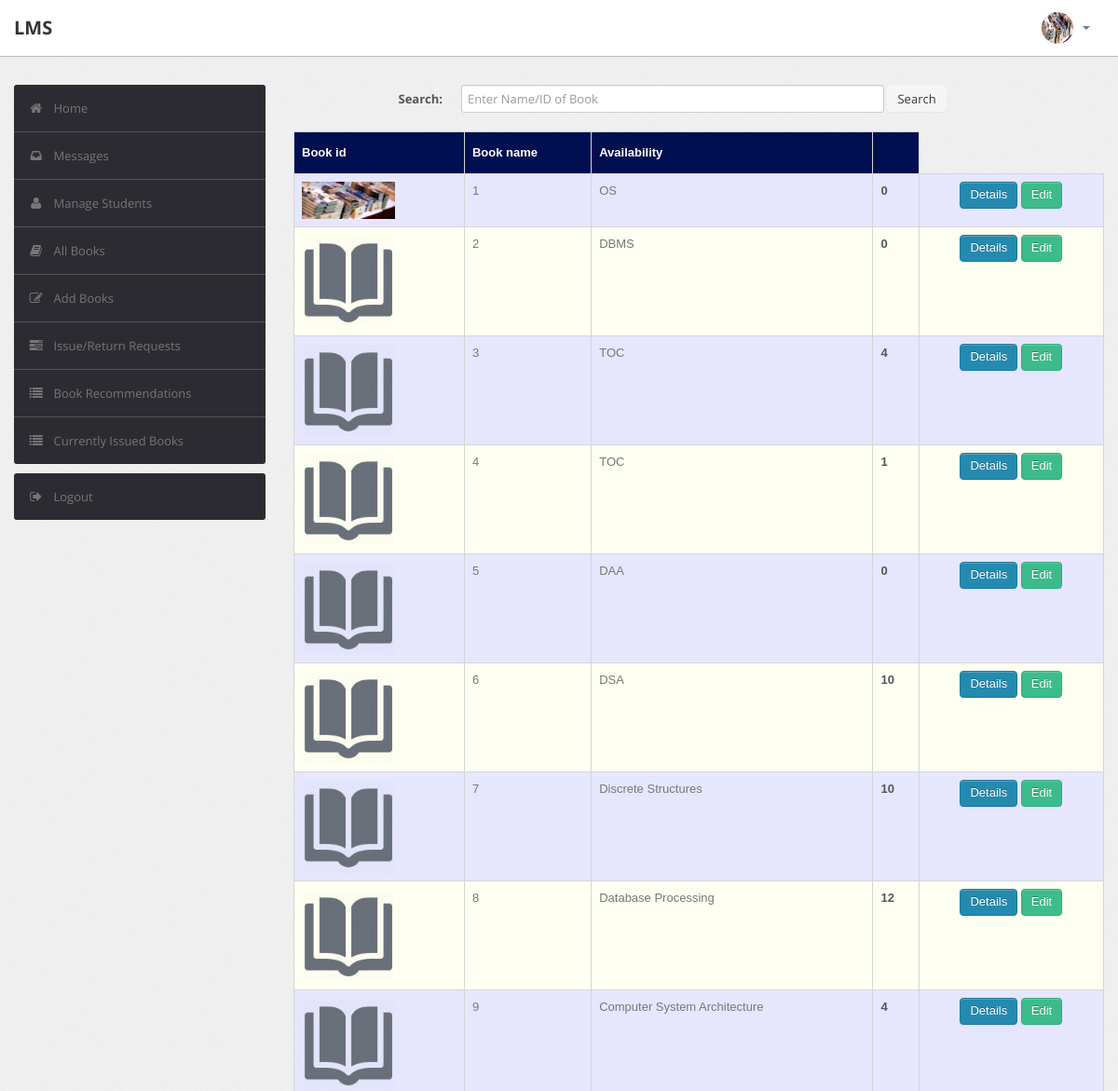
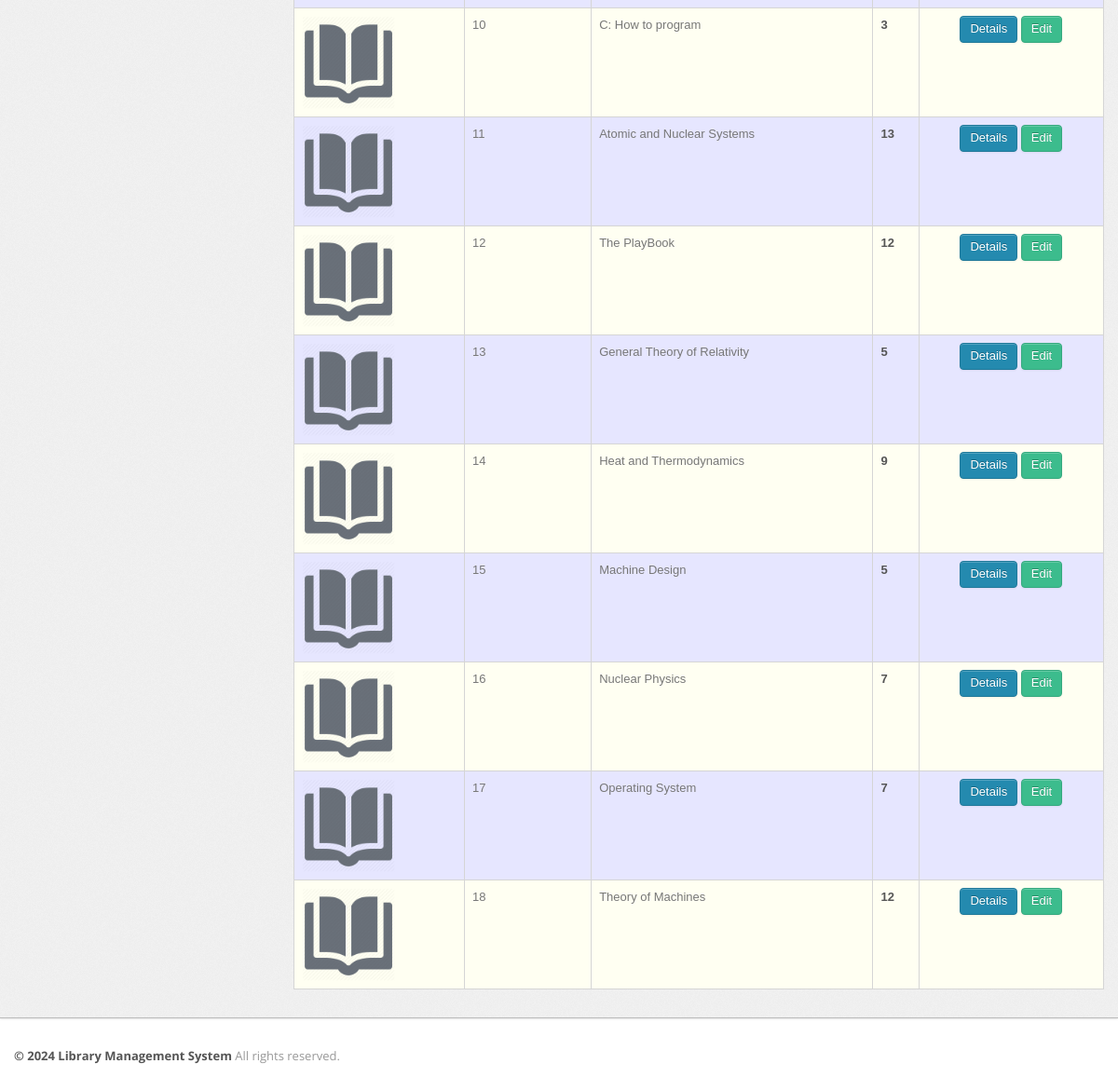
/admin/book.php (signed in), run on the app's committed database (2 pictures, top to bottom).
### tables this page shows
CREATE TABLE `user` (
  `RollNo` varchar(50) NOT NULL,
  `Name` varchar(50) DEFAULT NULL,
  `Type` varchar(50) DEFAULT NULL,
  `Category` varchar(50) DEFAULT NULL,
  `EmailId` varchar(50) DEFAULT NULL,
  `MobNo` bigint(11) DEFAULT NULL,
  `Password` varchar(50) DEFAULT NULL,
  `image` varchar(100) DEFAULT NULL,
  `otp` varchar(7) DEFAULT NULL
);

CREATE TABLE `book` (
  `BookId` int(10) NOT NULL,
  `Title` varchar(50) DEFAULT NULL,
  `Publisher` varchar(50) DEFAULT NULL,
  `Year` varchar(50) DEFAULT NULL,
  `Availability` int(5) DEFAULT NULL,
  `image` varchar(100) DEFAULT NULL
);

### admin/book.php (the view, shortened to what this page needs)
<?php
require('dbconn.php');
?>
<?php
if ($_SESSION['RollNo']) {
    ?>
<?php
$sql="select image from LMS.user where RollNo='ADMIN'";
$result=$conn->query($sql);
if($result -> num_rows > 0)
{
    $row = $result -> fetch_assoc();
    $image = "images/".$row['image'];
}
else
{
    $image = "images/profile2.png";
}
?>
<!DOCTYPE html>
<html lang="en">
    <head>
        <link type="text/css" href="bootstrap/css/bootstrap.min.css" rel="stylesheet">
        <link type="text/css" href="bootstrap/css/bootstrap-responsive.min.css" rel="stylesheet">
        <link type="text/css" href="css/theme.css" rel="stylesheet">
        <link type="text/css" href="images/icons/css/font-awesome.css" rel="stylesheet">
    </head>
    <body>
    <div class="navbar navbar-fixed-top">
            <div class="navbar-inner">
                <div class="container">
                        <a class="brand" href="index.php">LMS </a>
                    <div class="nav-collapse collapse navbar-inverse-collapse">
                        <ul class="nav pull-right">
                            <li class="nav-user dropdown"><a href="#" class="dropdown-toggle" data-toggle="dropdown">
                                <img src="<?php echo $image?>" class="nav-avatar" />
                                <b class="caret"></b></a>
                            </li>
                        </ul>
                    </div>
                </div>
            </div>
        </div>
        <div class="wrapper">
            <div class="container">
                <div class="row">
                    <div class="span3">
                        <div class="sidebar">
                            <ul class="widget widget-menu unstyled">
                                <li class="active"><a href="index.php"><i class="menu-icon icon-home"></i>Home
                                </a></li>
                                 <li><a href="message.php"><i class="menu-icon icon-inbox"></i>Messages</a>
                                </li>
                                <li><a href="student.php"><i class="menu-icon icon-user"></i>Manage Students </a>
                                </li>
                                <li><a href="book.php"><i class="menu-icon icon-book"></i>All Books </a></li>
                                <li><a href="addbook.php"><i class="menu-icon icon-edit"></i>Add Books </a></li>
                                <li><a href="requests.php"><i class="menu-icon icon-tasks"></i>Issue/Return Requests </a></li>
                                <li><a href="recommendations.php"><i class="menu-icon icon-list"></i>Book Recommendations </a></li>
                                <li><a href="current.php"><i class="menu-icon icon-list"></i>Currently Issued Books </a></li>
                            </ul>
                            <ul class="widget widget-menu unstyled">
                                <li><a href="logout.php"><i class="menu-icon icon-signout"></i>Logout </a></li>
                            </ul>
                        </div>
                    </div>
                    <div class="span9">
                  <form class="form-horizontal row-fluid" action="book.php" method="post">
                                        <div class="control-group">
                                            <label class="control-label" for="Search"><b>Search:</b></label>
                                            <div class="controls">
                                                <input type="text" id="title" name="title" placeholder="Enter Name/ID of Book" class="span8" required>
                                                <button type="submit" name="submit"class="btn">Search</button>
                                            </div>
                                        </div>
                                    </form>
                                    <br>
                                    <?php
                                    if(isset($_POST['submit']))
                                        {$s=$_POST['title'];
                                            $sql="select * from LMS.book where BookId='$s' or Title like '%$s%'";
                                        }
                                    else
                                        $sql="select * from LMS.book";
                                    $result=$conn->query($sql);
                                    $rowcount=mysqli_num_rows($result);
                                    if(!($rowcount))
                                        echo "<br><center><h2><b><i>No Results</i></b></h2></center>";
                                    else
                                    {
                                    ?>
                        <table class="table" id = "tables">
                                  <thead>
                                    <tr>
                                      <th>Book id</th>
                                      <th>Book name</th>
                                      <th>Availability</th>
                                      <th></th>
                                    </tr>
                                  </thead>
                                  <tbody>
                                    <?php
                            while($row=$result->fetch_assoc())
                            {
                                $bookid=$row['BookId'];
                                $name=$row['Title'];
                                $avail=$row['Availability'];
                                if($row['image'] == NULL)
                                {
                                    $img = "images/book1.png";
                                }
                                else
                                {
                                    $img = "images/".$row['image'];
                                }
                            ?>
                                    <tr>
                                      <td><img src = "<?php echo $img?>" width="100px" height="100px"></td>
                                      <td><?php echo $bookid ?></td>
                                      <td><?php echo $name ?></td>
                                      <td><b><?php echo $avail ?></b></td>
                                        <td><center>
                                            <a href="bookdetails.php?id=<?php echo $bookid; ?>" class="btn btn-primary">Details</a>
                                            <a href="edit_book_details.php?id=<?php echo $bookid; ?>" class="btn btn-success">Edit</a>
                                        </center></td>
                                    </tr>
                               <?php }} ?>
                               </tbody>
                                </table>
                            </div>
                </div>
            </div>
        </div>
        <?php include("footer.php");?>
    </body>
</html>
<?php }
else {
    echo "<script type='text/javascript'>alert('Access Denied!!!')</script>";
} ?>

### admin/footer.php
<div class="footer">
            <div class="container">
                <b class="copyright">&copy; 2024 Library Management System </b>All rights reserved.
            </div>
        </div>

### admin/css/theme.css (style rules this page uses)
#tables { font-family: "Trebuchet MS", Arial, Helvetica, sans-serif; border-collapse: collapse; width: 100%; }
#tables td, #tables th { border: 1px solid #ddd; padding: 8px; }
#tables tr:nth-child(even) { background-color: #fffff2; }
#tables tr:nth-child(odd) { background-color: #e6e6ff; }
#tables th { padding-top: 12px; padding-bottom: 12px; text-align: left; background-color: #000F50; color: white; }
body { font-size: 13px; font-family: 'Open Sans', Arial, sans-serif; background: #fff; color: #777 }
strong, b { color: #555 }
.wrapper { background: url(../images/bg.png) #eee; border-bottom: 1px solid #bbb; -webkit-box-shadow: 0 1px 2px rgba(0,0,0,0.1); -moz-box-shadow: 0 1px 2px rgba(0,0,0,0.1); box-shadow: 0 1px 2px rgba(0,0,0,0.1); padding: 30px 0 }
.footer { color: #999; padding: 30px 0 60px }
form { margin: 0 }
select, textarea, input[type="text"], input[type="password"], input[type="datetime"], input[type="datetime-local"], input[type="date"], input[type="month"], input[type="time"], input[type="week"], input[type="number"], input[type="email"], input[type="url"], input[type="search"], input[type="tel"], input[type="color"], .uneditable-input, label, input, button, select, textarea { -webkit-border-radius: 3px; -moz-border-radius: 3px; border-radius: 3px; font-size: 13px; font-family: 'Open Sans', Tahoma, Arial, sans-serif }
body [class^="icon-"], body [class*=" icon-"] { font-size: 14px; line-height: 20px; height: 20px }
.form-horizontal .control-group, .form-vertical .control-group { margin-bottom: 0 }
.navbar { position: static!important; margin: 0!important }
.navbar .navbar-inner { background: #fff; border-bottom: 1px solid #bbb; -webkit-box-shadow: 0 1px 2px rgba(0,0,0,0.15); -moz-box-shadow: 0 1px 2px rgba(0,0,0,0.15); box-shadow: 0 1px 2px rgba(0,0,0,0.15) }
.navbar .brand { color: #333; font-weight: bold; font-size: 20px; margin-right: 20px; padding: 20px }
.navbar .nav>li>a { padding: 20px 15px; font-weight: bold; color: #777 }
.nav-user>a { height: 20px }
.nav-avatar { width: 34px; height: 34px; margin: -7px 5px 0 0; -webkit-border-radius: 50%; -moz-border-radius: 50%; border-radius: 50% }
.btn, .btn-box { -webkit-border-radius: 3px; -moz-border-radius: 3px; border-radius: 3px }
.btn { font-size: 13px; font-weight: 600 }
.btn { display: inline-block; margin-bottom: 0; font-weight: 400; text-align: center; vertical-align: middle; cursor: pointer; background-image: none; border: 1px solid transparent; white-space: nowrap; padding: 4px 10px; font-size: 13px; line-height: 1.42857; border-radius: 4px; -webkit-user-select: none; -moz-user-select: none; -ms-user-select: none; user-select: none }
.btn-primary { color: #fff; background-color: #248aaf; border-color: #20799a }
.btn-success { color: #fff; background-color: #3cbc8d; border-color: #36a97f }
.table { margin-bottom: 0 }
.table th, .table td { border-color: #d5d5d5!important }
.widget-menu { background: #fff; -webkit-border-radius: 3px; -moz-border-radius: 3px; border-radius: 3px; overflow: hidden }
.widget-menu a { color: #555; display: block; line-height: 20px; padding: 15px; text-decoration: none!important }
.widget-menu .menu-icon { margin-right: 10px; color: #767676; -webkit-transition: all .2s ease-in-out; -moz-transition: all .2s ease-in-out; transition: all .2s ease-in-out; }
.widget-menu>li+li { border-top: 1px solid #555 }
.widget-menu>li>a { background-color: #2d2b32; color: #767676; -webkit-transition: all .2s ease-in-out; -moz-transition: all .2s ease-in-out; transition: all .2s ease-in-out; }

### data on the page
user: image (picture)
book: image (picture), BookId "1", Title "OS", Availability "0"
book: BookId "2", Title "DBMS", Availability "0"
book: BookId "3", Title "TOC", Availability "4"
book: BookId "4", Title "TOC", Availability "1"
book: BookId "5", Title "DAA", Availability "0"
book: BookId "6", Title "DSA", Availability "10"
book: BookId "7", Title "Discrete Structures", Availability "10"
book: BookId "8", Title "Database Processing", Availability "12"
book: BookId "9", Title "Computer System Architecture", Availability "4"
book: BookId "10", Title "C: How to program", Availability "3"
book: BookId "11", Title "Atomic and Nuclear Systems", Availability "13"
book: BookId "12", Title "The PlayBook", Availability "12"
book: BookId "13", Title "General Theory of Relativity", Availability "5"
book: BookId "14", Title "Heat and Thermodynamics", Availability "9"
book: BookId "15", Title "Machine Design", Availability "5"
book: BookId "16", Title "Nuclear Physics", Availability "7"
book: BookId "17", Title "Operating System", Availability "7"
book: BookId "18", Title "Theory of Machines", Availability "12"
